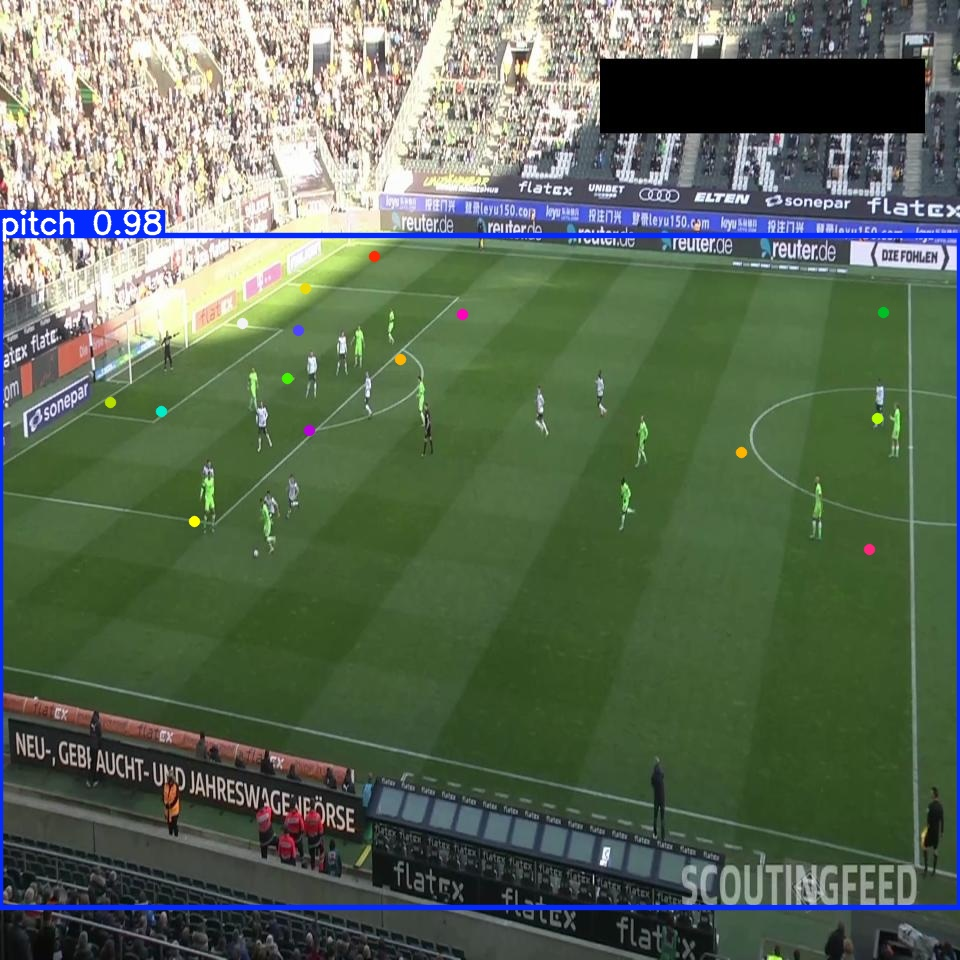
#> input picture football-field-detection/08fd33_2_9_png.rf.21b38ce5a95b5c38493db73c2adf656f.jpg, 960 x 960 px
$ python -i heatmap_renderer.py   (imports and definitions only)
#> lines starting #> are read from the running program, lines starting #| are printed output that depends on the picture; after the words box and inside, x2 and y2 are one past the last pixel; in counts of white or black regions, pixels touching at a corner belong together
#> further down, picture is the input picture: shape (960, 960, 3); mean B, G, R 87.6, 107.6, 93.2
### src/pitch.py
"""
Top-down football pitch renderer (bird's-eye canvas).

Draws a clean 2D pitch to scale from the real-world dimensions in
`field_config`, and provides the cm -> pixel mapping used to place transformed
players and the ball onto the minimap.

The pitch coordinate system matches the homography target plane:
  x in [0, PITCH_LENGTH] cm  (goal-to-goal)
  y in [0, PITCH_WIDTH]  cm  (touchline-to-touchline)
"""

from __future__ import annotations

import cv2
import numpy as np

from . import field_config as fc

# Pitch surface colour (BGR) and line colour.
PITCH_COLOR = (40, 120, 40)   # green
LINE_COLOR = (255, 255, 255)  # white


class PitchView:
    """A reusable top-down pitch canvas with cm<->pixel conversion."""

    def __init__(self, scale: float = 0.06, padding: int = 40) -> None:
        # scale: pixels per centimetre. 0.06 -> 12000cm pitch = 720px long.
        self.scale = scale
        self.padding = padding

        self.pitch_w_px = int(fc.PITCH_LENGTH * scale)   # image width  (x)
        self.pitch_h_px = int(fc.PITCH_WIDTH * scale)    # image height (y)
        self.canvas_w = self.pitch_w_px + 2 * padding
        self.canvas_h = self.pitch_h_px + 2 * padding

        # Pre-render the empty pitch once; each frame copies it.
        self._base = self._render_base()

    # ------------------------------------------------------------------ #
    def cm_to_px(self, x_cm: float, y_cm: float) -> tuple[int, int]:
        """Map a real-world pitch coordinate (cm) to a canvas pixel."""
#> in rect, `cv2.rectangle(canvas, self.cm_to_px(*p1), self.cm_to_px(*p2), LINE_COL..`:
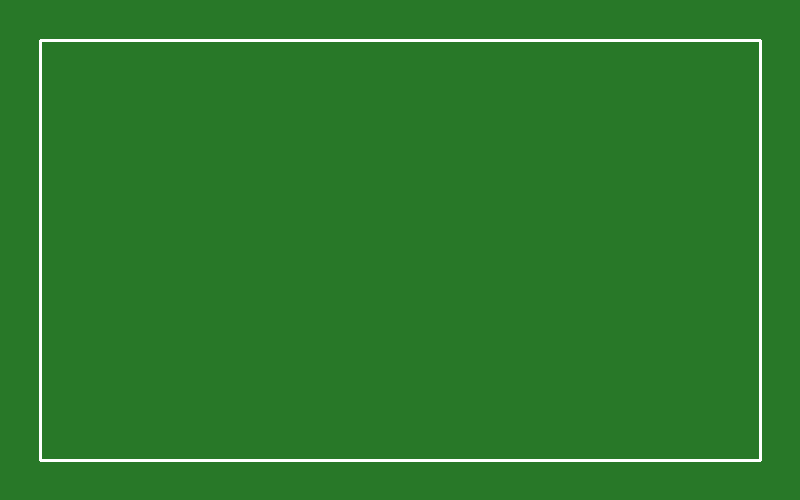
#> canvas: shape (500, 800, 3); mean of channels 0, 1, 2 43.7, 122.3, 43.7; drawn as B, G, R
        px = int(self.padding + x_cm * self.scale)
        py = int(self.padding + y_cm * self.scale)
        return px, py

    def blank(self) -> np.ndarray:
        """A fresh copy of the rendered empty pitch."""
        return self._base.copy()

    # ------------------------------------------------------------------ #
    def _render_base(self) -> np.ndarray:
        """Draw the static pitch markings once."""
        canvas = np.full(
            (self.canvas_h, self.canvas_w, 3), PITCH_COLOR, dtype=np.uint8
        )
        t = 2  # line thickness

        L, W = fc.PITCH_LENGTH, fc.PITCH_WIDTH
        pb, pbl = fc.PENALTY_BOX_WIDTH, fc.PENALTY_BOX_LENGTH
        gb, gbl = fc.GOAL_BOX_WIDTH, fc.GOAL_BOX_LENGTH
        r = fc.CENTRE_CIRCLE_RADIUS
        psd = fc.PENALTY_SPOT_DISTANCE

        def line(p1, p2):
#> called with p1 = (6000, 0), p2 = (6000, 7000)
            cv2.line(canvas, self.cm_to_px(*p1), self.cm_to_px(*p2), LINE_COLOR, t, cv2.LINE_AA)

        def rect(p1, p2):
            cv2.rectangle(canvas, self.cm_to_px(*p1), self.cm_to_px(*p2), LINE_COLOR, t)

        # Outer boundary (sidelines + goal lines).
        rect((0, 0), (L, W))

        # Halfway line.
        line((L / 2, 0), (L / 2, W))

        # Centre circle + centre spot.
        cv2.ellipse(
            canvas, self.cm_to_px(L / 2, W / 2),
            (int(r * self.scale), int(r * self.scale)), 0, 0, 360, LINE_COLOR, t, cv2.LINE_AA,
        )
        cv2.circle(canvas, self.cm_to_px(L / 2, W / 2), 3, LINE_COLOR, -1, cv2.LINE_AA)
#> canvas: shape (500, 800, 3); mean of channels 0, 1, 2 45.1, 123.2, 45.1

        # Left / right penalty boxes.
        rect((0, (W - pb) / 2), (pbl, (W + pb) / 2))
        rect((L - pbl, (W - pb) / 2), (L, (W + pb) / 2))

        # Left / right goal boxes.
        rect((0, (W - gb) / 2), (gbl, (W + gb) / 2))
        rect((L - gbl, (W - gb) / 2), (L, (W + gb) / 2))
#> in rect (call 5), `cv2.rectangle(canvas, self.cm_to_px(*p1), self.cm_to_px(*p2), LINE_COL..`:
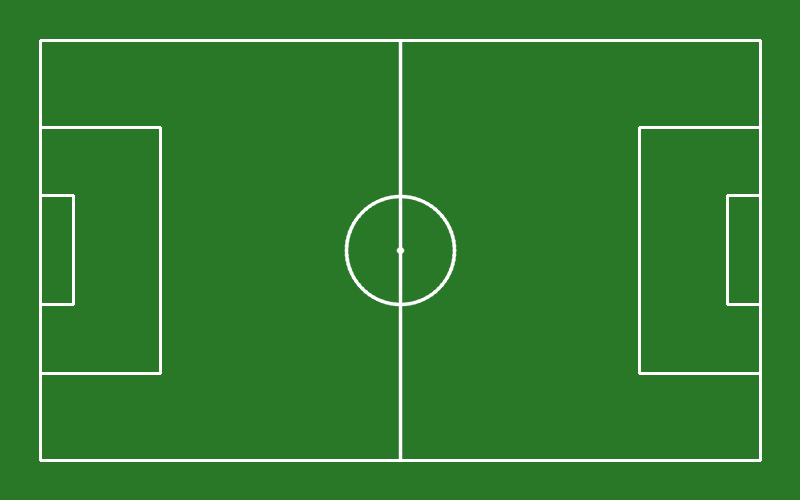
#> canvas: shape (500, 800, 3); mean of channels 0, 1, 2 47.2, 124.5, 47.2; drawn as B, G, R

        # Penalty spots.
        cv2.circle(canvas, self.cm_to_px(psd, W / 2), 3, LINE_COLOR, -1, cv2.LINE_AA)
#> canvas: shape (500, 800, 3); 0.01% of pixels changed, all inside (x1, y1, x2, y2) = (102, 246, 111, 255)
        cv2.circle(canvas, self.cm_to_px(L - psd, W / 2), 3, LINE_COLOR, -1, cv2.LINE_AA)
#> canvas: shape (500, 800, 3); mean of channels 0, 1, 2 47.2, 124.5, 47.2

        return canvas

    # ------------------------------------------------------------------ #
    # [58 lines left out: functions draw_player, draw_trajectory, draw_ball, _on_extended_pitch, not called in this run]

### src/field_config.py
"""
Football pitch geometry and semantics for the 32-keypoint field model.

The trained `football-field-detection.pt` is a YOLOv8 **pose** model with a
single class (`pitch`) and 32 keypoints. Those 32 keypoints follow Roboflow's
well-known `SoccerPitchConfiguration` layout, where each index corresponds to a
fixed landmark on a standard 105 x 68 m pitch.

This module gives those bare indices *meaning*: a human-readable label and a
semantic group (sideline / goal line / penalty box / goal box / halfway line /
centre circle) for every keypoint, plus the edge topology that connects them
into the actual pitch lines. Everything downstream (drawing, exporting) reads
from here so there is a single source of truth for the pitch layout.

All indices in this module are 0-based (0..31). The reference source numbers
vertices 1..32, so index = vertex_number - 1.
"""

from __future__ import annotations

from dataclasses import dataclass

# ---------------------------------------------------------------------------
# Real-world pitch template (centimetres), from SoccerPitchConfiguration.
# Useful as the target plane for homography / minimap work.
# ---------------------------------------------------------------------------
PITCH_LENGTH = 12000  # cm (touchline, x axis)
PITCH_WIDTH = 7000    # cm (goal line, y axis)
PENALTY_BOX_WIDTH = 4100
PENALTY_BOX_LENGTH = 2015
GOAL_BOX_WIDTH = 1832
GOAL_BOX_LENGTH = 550
CENTRE_CIRCLE_RADIUS = 915
PENALTY_SPOT_DISTANCE = 1100
GOAL_WIDTH = 732  # cm (standard 7.32 m goal mouth, centred on the goal line)


def _template_vertices() -> list[tuple[float, float]]:
    """The 32 landmark coordinates on the real pitch, in centimetres."""
    W, L = PITCH_WIDTH, PITCH_LENGTH
    pb, pbl = PENALTY_BOX_WIDTH, PENALTY_BOX_LENGTH
    gb, gbl = GOAL_BOX_WIDTH, GOAL_BOX_LENGTH
    r, psd = CENTRE_CIRCLE_RADIUS, PENALTY_SPOT_DISTANCE
    return [
        (0, 0),                              # 0
        (0, (W - pb) / 2),                   # 1
        (0, (W - gb) / 2),                   # 2
        (0, (W + gb) / 2),                   # 3
        (0, (W + pb) / 2),                   # 4
        (0, W),                              # 5
        (gbl, (W - gb) / 2),                 # 6
        (gbl, (W + gb) / 2),                 # 7
        (psd, W / 2),                        # 8
        (pbl, (W - pb) / 2),                 # 9
        (pbl, (W - gb) / 2),                 # 10
        (pbl, (W + gb) / 2),                 # 11
        (pbl, (W + pb) / 2),                 # 12
        (L / 2, 0),                          # 13
        (L / 2, W / 2 - r),                  # 14
        (L / 2, W / 2 + r),                  # 15
        (L / 2, W),                          # 16
        (L - pbl, (W - pb) / 2),             # 17
        (L - pbl, (W - gb) / 2),             # 18
        (L - pbl, (W + gb) / 2),             # 19
        (L - pbl, (W + pb) / 2),             # 20
        (L - psd, W / 2),                    # 21
        (L - gbl, (W - gb) / 2),             # 22
        (L - gbl, (W + gb) / 2),             # 23
        (L, 0),                              # 24
        (L, (W - pb) / 2),                   # 25
        (L, (W - gb) / 2),                   # 26
        (L, (W + gb) / 2),                   # 27
        (L, (W + pb) / 2),                   # 28
        (L, W),                              # 29
        (L / 2 - r, W / 2),                  # 30
        (L / 2 + r, W / 2),                  # 31
    ]


TEMPLATE_VERTICES = _template_vertices()

# ---------------------------------------------------------------------------
# Human-readable label for every keypoint index.
# ---------------------------------------------------------------------------
KEYPOINT_LABELS: list[str] = [
    "corner_top_left",              # 0
    "left_penalty_box_top_gl",      # 1
    "left_goal_box_top_gl",         # 2
    "left_goal_box_bottom_gl",      # 3
    "left_penalty_box_bottom_gl",   # 4
    "corner_bottom_left",           # 5
    "left_goal_box_top_front",      # 6
    "left_goal_box_bottom_front",   # 7
    "left_penalty_spot",            # 8
    "left_penalty_box_top_front",   # 9
    "left_penalty_box_top_inner",   # 10
    "left_penalty_box_bottom_inner",# 11
    "left_penalty_box_bottom_front",# 12
    "halfway_line_top",             # 13
    "centre_circle_top",            # 14
    "centre_circle_bottom",         # 15
    "halfway_line_bottom",          # 16
    "right_penalty_box_top_front",  # 17
    "right_penalty_box_top_inner",  # 18
    "right_penalty_box_bottom_inner",# 19
    "right_penalty_box_bottom_front",# 20
    "right_penalty_spot",           # 21
    "right_goal_box_top_front",     # 22
    "right_goal_box_bottom_front",  # 23
    "corner_top_right",             # 24
    "right_penalty_box_top_gl",     # 25
    "right_goal_box_top_gl",        # 26
    "right_goal_box_bottom_gl",     # 27
    "right_penalty_box_bottom_gl",  # 28
    "corner_bottom_right",          # 29
    "centre_circle_left",           # 30
    "centre_circle_right",          # 31
]

# ---------------------------------------------------------------------------
# Semantic groups. Each keypoint belongs to one primary group, used for
# colouring and for the grouped coordinate export.
# ---------------------------------------------------------------------------
GROUP_SIDELINE = "sideline"
GROUP_GOAL_LINE = "goal_line"
GROUP_PENALTY_BOX = "penalty_box"
GROUP_GOAL_BOX = "goal_box"
GROUP_HALFWAY = "halfway_line"
GROUP_CENTRE_CIRCLE = "centre_circle"
GROUP_PENALTY_SPOT = "penalty_spot"

# Primary group per keypoint index. Corners count as goal-line endpoints (they
# are also sideline endpoints; goal line is chosen as primary).
KEYPOINT_GROUPS: list[str] = [
    GROUP_GOAL_LINE,     # 0 corner TL
    GROUP_PENALTY_BOX,   # 1
    GROUP_GOAL_BOX,      # 2
    GROUP_GOAL_BOX,      # 3
    GROUP_PENALTY_BOX,   # 4
    GROUP_GOAL_LINE,     # 5 corner BL
    GROUP_GOAL_BOX,      # 6
    GROUP_GOAL_BOX,      # 7
    GROUP_PENALTY_SPOT,  # 8
    GROUP_PENALTY_BOX,   # 9
    GROUP_PENALTY_BOX,   # 10
    GROUP_PENALTY_BOX,   # 11
    GROUP_PENALTY_BOX,   # 12
    GROUP_HALFWAY,       # 13
    GROUP_CENTRE_CIRCLE, # 14
    GROUP_CENTRE_CIRCLE, # 15
    GROUP_HALFWAY,       # 16
    GROUP_PENALTY_BOX,   # 17
    GROUP_PENALTY_BOX,   # 18
    GROUP_PENALTY_BOX,   # 19
    GROUP_PENALTY_BOX,   # 20
    GROUP_PENALTY_SPOT,  # 21
    GROUP_GOAL_BOX,      # 22
    GROUP_GOAL_BOX,      # 23
    GROUP_GOAL_LINE,     # 24 corner TR
    GROUP_PENALTY_BOX,   # 25
    GROUP_GOAL_BOX,      # 26
    GROUP_GOAL_BOX,      # 27
    GROUP_PENALTY_BOX,   # 28
    GROUP_GOAL_LINE,     # 29 corner BR
    GROUP_CENTRE_CIRCLE, # 30
    GROUP_CENTRE_CIRCLE, # 31
]

# BGR colours per group (OpenCV order).
GROUP_COLORS: dict[str, tuple[int, int, int]] = {
    GROUP_SIDELINE: (255, 255, 255),      # white
    GROUP_GOAL_LINE: (0, 255, 0),         # green
    GROUP_PENALTY_BOX: (0, 165, 255),     # orange
    GROUP_GOAL_BOX: (255, 0, 255),        # magenta
    GROUP_HALFWAY: (0, 255, 255),         # yellow
    GROUP_CENTRE_CIRCLE: (0, 0, 255),     # red
    GROUP_PENALTY_SPOT: (255, 128, 0),    # azure
}


@dataclass(frozen=True)
class Edge:
    """A pitch line segment connecting two keypoint indices, tagged by group."""

    a: int
    b: int
    group: str


# Edge topology (0-indexed) grouped by the pitch feature each line belongs to.
# Derived directly from SoccerPitchConfiguration.edges.
EDGES: list[Edge] = [
    # Left goal line (x = 0)
    Edge(0, 1, GROUP_GOAL_LINE),
    Edge(1, 2, GROUP_GOAL_LINE),
    Edge(2, 3, GROUP_GOAL_LINE),
    Edge(3, 4, GROUP_GOAL_LINE),
    Edge(4, 5, GROUP_GOAL_LINE),
    # Right goal line (x = L)
    Edge(24, 25, GROUP_GOAL_LINE),
    Edge(25, 26, GROUP_GOAL_LINE),
    Edge(26, 27, GROUP_GOAL_LINE),
    Edge(27, 28, GROUP_GOAL_LINE),
    Edge(28, 29, GROUP_GOAL_LINE),
    # Top sideline (y = 0)
    Edge(0, 13, GROUP_SIDELINE),
    Edge(13, 24, GROUP_SIDELINE),
    # Bottom sideline (y = W)
    Edge(5, 16, GROUP_SIDELINE),
    Edge(16, 29, GROUP_SIDELINE),
    # Halfway line
    Edge(13, 14, GROUP_HALFWAY),
    Edge(14, 15, GROUP_HALFWAY),
    Edge(15, 16, GROUP_HALFWAY),
    # Left penalty box
    Edge(1, 9, GROUP_PENALTY_BOX),
    Edge(9, 10, GROUP_PENALTY_BOX),
    Edge(10, 11, GROUP_PENALTY_BOX),
    Edge(11, 12, GROUP_PENALTY_BOX),
    Edge(4, 12, GROUP_PENALTY_BOX),
    # Right penalty box
    Edge(17, 18, GROUP_PENALTY_BOX),
    Edge(18, 19, GROUP_PENALTY_BOX),
    Edge(19, 20, GROUP_PENALTY_BOX),
    Edge(17, 25, GROUP_PENALTY_BOX),
    Edge(20, 28, GROUP_PENALTY_BOX),
    # Left goal box
    Edge(2, 6, GROUP_GOAL_BOX),
    Edge(6, 7, GROUP_GOAL_BOX),
    Edge(3, 7, GROUP_GOAL_BOX),
    # Right goal box
    Edge(22, 23, GROUP_GOAL_BOX),
    Edge(22, 26, GROUP_GOAL_BOX),
    Edge(23, 27, GROUP_GOAL_BOX),
]

# Keypoint indices that describe the centre circle (its top/bottom/left/right
# extremes). Used to fit/draw the circle ellipse.
CENTRE_CIRCLE_INDICES: list[int] = [14, 15, 30, 31]

NUM_KEYPOINTS = 32


# [12 lines left out: functions label_for, group_for, not called in this run]


def color_for_group(group: str) -> tuple[int, int, int]:
    """BGR colour for a semantic group (falls back to grey)."""
    return GROUP_COLORS.get(group, (200, 200, 200))

### src/heatmap_renderer.py
"""
Heatmap PNG renderer.

Turns accumulated density grids into colourised images overlaid on a top-down
pitch. Uses OpenCV colormaps + alpha blending so the pitch markings stay visible.
"""

from __future__ import annotations

import cv2
import numpy as np

from .heatmap_collector import GRID_COLS, GRID_ROWS, ZONE_COLS, ZONE_ROWS, HeatmapData
from .pitch import PitchView


class HeatmapRenderer:
    """Renders heatmap grids to PNG-ready BGR images."""

    def __init__(self, pitch_scale: float = 0.06) -> None:
        self.pitch = PitchView(scale=pitch_scale)
        self._out_w = self.pitch.pitch_w_px
        self._out_h = self.pitch.pitch_h_px

    def render_all(self, data: HeatmapData) -> dict[str, np.ndarray]:
        """Return a dict of heatmap_name -> BGR image (with pitch background)."""
        images: dict[str, np.ndarray] = {}

        for tid, grid in data.players.items():
            meta = data.player_meta.get(tid, {})
            label = f"player_{tid}"
            if meta.get("team"):
                label += f"_{meta['team'].replace(' ', '')}"
            images[label] = self._render_density(
                grid, colormap=cv2.COLORMAP_JET, title=f"Player #{tid}"
            )
#> this loop made 0 passes
#> after the loop, images = 0 items

        for team_name, grid in data.teams.items():
            safe = team_name.replace(" ", "_")
            cmap = (
                cv2.COLORMAP_COOL
                if team_name == data.team_names[0]
                else cv2.COLORMAP_HOT
            )
            images[f"team_{safe}"] = self._render_density(
                grid, colormap=cmap, title=f"{team_name} heatmap"
            )

        images["ball"] = self._render_density(
            data.ball, colormap=cv2.COLORMAP_HOT, title="Ball heatmap"
        )
        images["pressure"] = self._render_density(
            data.pressure, colormap=cv2.COLORMAP_INFERNO, title="Pressure map"
        )
        images["zone_control"] = self._render_zone_control(data)

        return images

    # [90 lines left out: functions _render_density, _render_zone_control, not called in this run]

>>> import cv2
>>> picture = cv2.imread('../football-field-detection/08fd33_2_9_png.rf.21b38ce5a95b5c38493db73c2adf656f.jpg')
#> (the run stopped early here; a loop or call above may not have finished)
